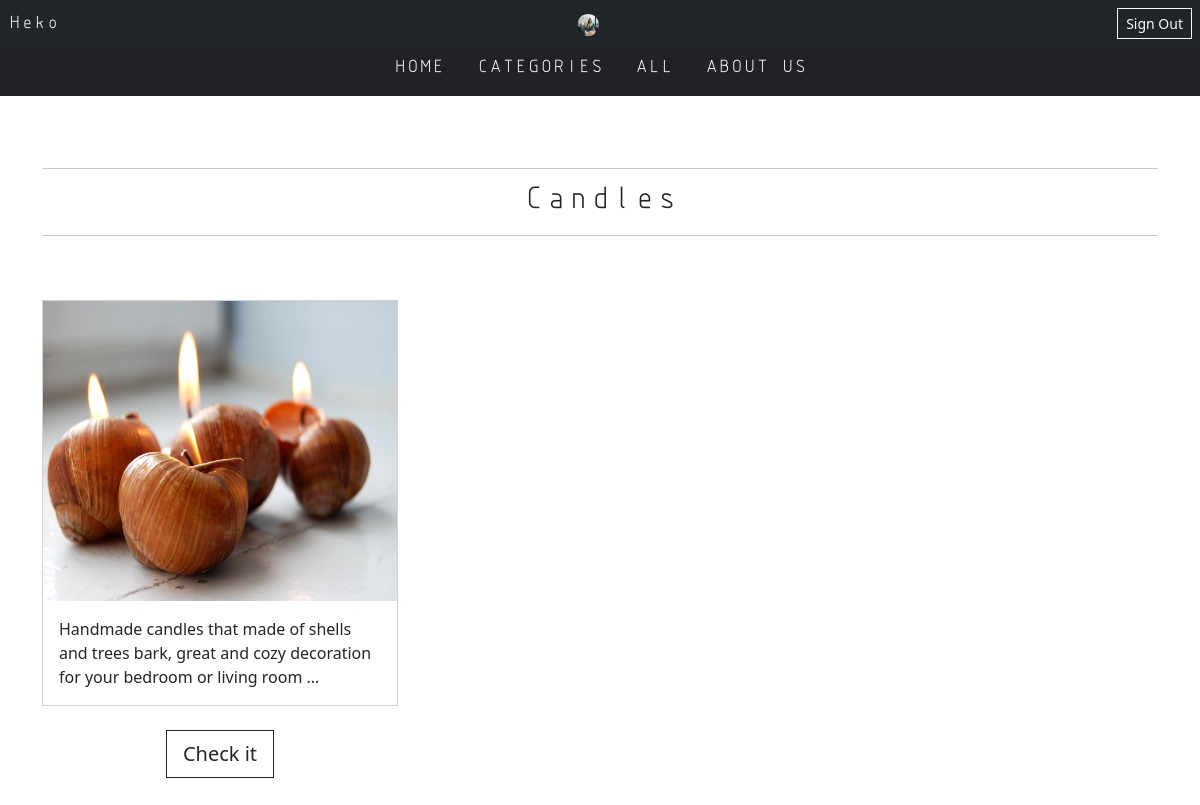
/category/1/products (signed in), run on the app's committed database.
### user/models.py (models this page shows)
class User(AbstractUser):
    address = models.CharField(max_length=255, null=True)
    phone_regex = RegexValidator(regex=r'^\+?1?\d{9}$')
    phone_number = models.CharField(validators=[phone_regex], max_length=9, blank=True, unique=True)  # validators should be a list
    avatar = models.ImageField(upload_to='user_imgs', blank=True, null=True)
    purchases = models.IntegerField(default=0)

### product/models.py (models this page shows, shortened)
class Category(models.Model):
    title = models.CharField(max_length=100, blank=False)
    description = models.CharField(max_length=255, blank=True)

class Product(models.Model):
    category = models.ForeignKey('Category', on_delete=models.CASCADE, related_name='products')
    title = models.CharField(max_length=100, blank=False)
    price = models.IntegerField(null=False, blank=False)
    description = models.TextField(null=False, blank=False)
    date = models.DateField(auto_now=True)
    available = models.BooleanField(default=True)
    featured = models.BooleanField(default=False)
    def get_absolute_url(self):
        return reverse('product:product', kwargs={'pk': self.pk})

class Gallery(models.Model):
    product = models.ForeignKey('Product', on_delete=models.CASCADE, related_name='images')
    image = models.ImageField(upload_to='product_img', blank=True)

### product/views.py (the view)
# urls.py: path('category/<int:pk>/products', category_p, name='category'),
def category_p(request, pk):
    category = Category.objects.get(id=pk)
    return render(request, 'product/c_products.html', {'category': category})

### product/templates/product/c_products.html (shortened to what this page needs)
{% extends 'home.html' %}
{% load static %}
{% block content %}
<div class="mt-5 text-center pt-5">
    <hr>
    <h3 class="isoct fw-bold"> {{category.title}} </h3>
    <hr>
</div>
{% for product in category.products.all %}
        <div class="col-4 mt-5">
            <div class="card rounded-0">
              <img src="{{ product.images.first.image.url }}" class="card-img-top rounded-0" style="height:300px" alt="...">
              <div class="card-body">
                <p class="card-text">{{ product.description|slice:120 }} ...</p>
              </div>
            </div>
            <div class="text-center mt-4">
                <a href="{{ product.get_absolute_url }}" class="btn btn-lg btn-outline-dark rounded-0">Check it</a>
            </div>
        </div>
        {% endfor %}
{% endblock %}

### templates/home.html (shortened to what this page needs)
<!DOCTYPE html>
<html lang="en">
{% load static %}
<head>
    <link href="{% static 'css/bootstrap.css' %}" rel="stylesheet" type="text/css" media="all" />
    <link href="{% static 'default/styles.css' %}" rel="stylesheet" type="text/css" media="all" />
</head>
<body class="">
<nav class="navbar bg-dark p-2 fixed-top">
    <a class="nav-link active text-white isoct fw-bold" aria-current="page" href="{% url 'product:home' %}">Heko</a>
    {% if user.is_authenticated and user.avatar %}
        <a class="profile" href="{% url 'user:profile' %}">
            <img class="rounded-circle sm-profile"  src="{{ user.avatar.url }}" alt="">
        </a>
        <a class="btn btn-sm btn-outline-light rounded-0" aria-current="page" href="{% url 'user:sign-out' %}">Sign Out</a>
    {% elif user.is_authenticated %}
        <a class="profile" href="{% url 'user:profile' %}">
            <img class="img-rounded sm-profile" src="{% static 'default/usr_img.png' %}" alt="">
        </a>
        <a class="btn btn-sm btn-outline-light rounded-0" aria-current="page" href="{% url 'user:sign-out' %}">Sign Out</a>
    {% else %}
        <a class="btn btn-sm btn-outline-light rounded-0" aria-current="page" href="{% url 'user:signup' %}">Shopping</a>
    {% endif %}
</nav>
<ul class="nav bg-dark2 justify-content-center isoct fw-bold p-2 sticky-top sticky-offset">
    <li class="nav-item">
        <a class="nav-link active text-white" aria-current="page" href="{% url 'product:home' %}">HOME</a>
    </li>
    <li class="nav-item">
        <a class="nav-link text-white" href="{% url 'product:categories' %}">CATEGORIES</a>
    </li>
    <li class="nav-item">
        <a class="nav-link text-white" href="{% url 'product:products' %}">ALL</a>
    </li>
    <li class="nav-item">
        <a class="nav-link text-white" href="{% url 'product:about' %}">ABOUT US</a>
    </li>
</ul>
<div class="container pb-5 mb-5 ml-5">
    <div class="row mb-5">
    {% block content %}{% endblock %}
    </div>
</div>
</body>
</html>

### static/default/styles.css (style rules this page uses)
.isoct { font-family: 'ISOCT'; font-weight: normal; font-style: normal; }
.sticky-offset { border-top: 3; border-color: white; top: 40px; }
.bg-dark2 { background-color: #242028; }
.sm-profile { height: 22px; width: 22px; }

### data on the page
User: avatar (picture)
Category: title "Candles"
Product: images.first.image (picture), description "Handmade candles that made of shells and trees bark, great and cozy decoration for your bedroom or living room"
